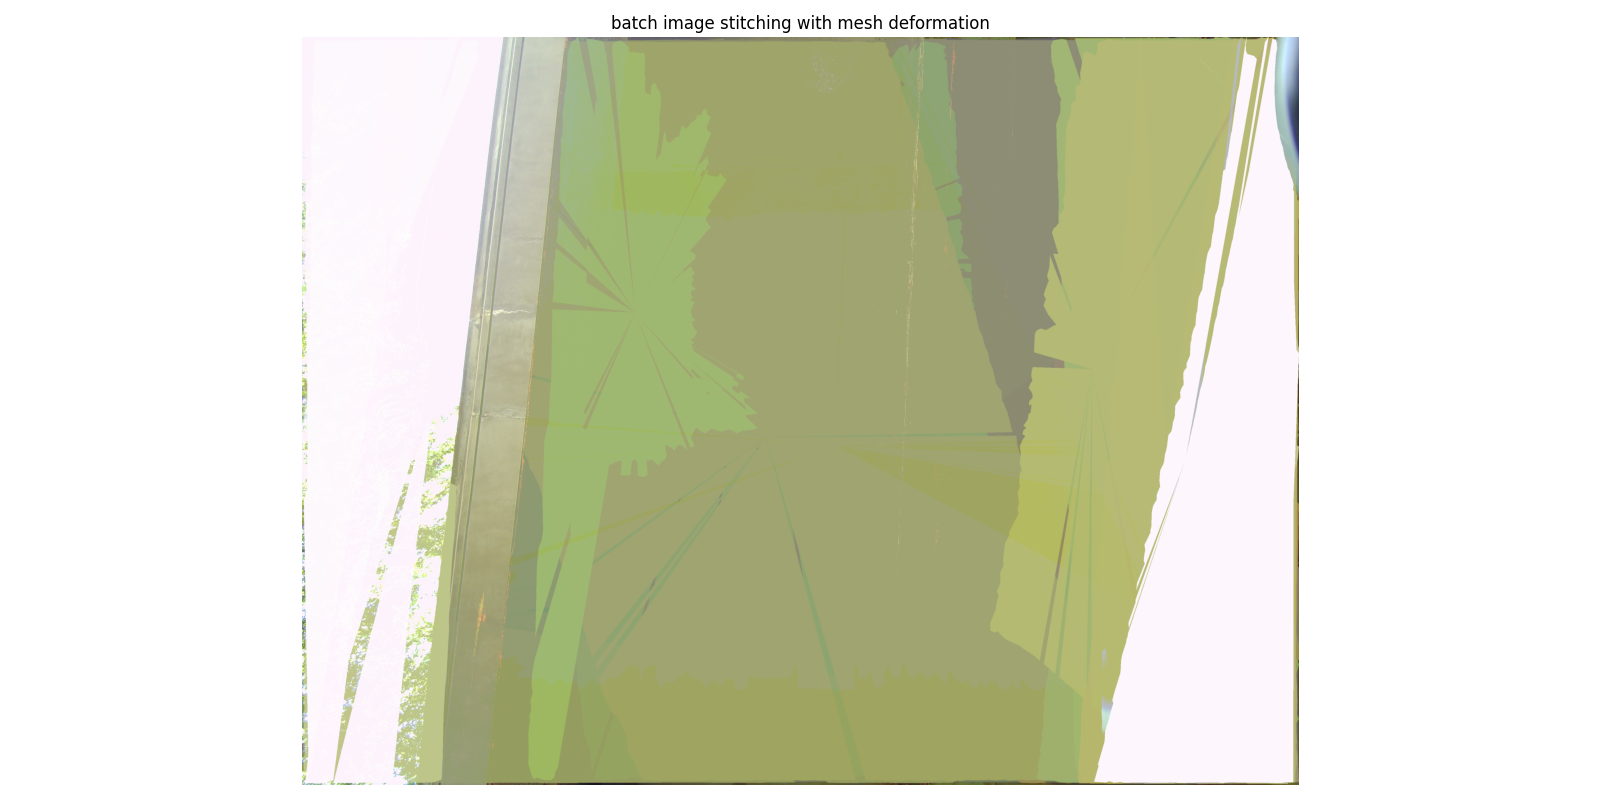

Write the Python code that produced this figure.
import cv2
import numpy as np
import os
from matplotlib import pyplot as plt

def warp_image_by_triangles(img, triangles, coords, H):
    h, w = img.shape[:2]
    warped = np.zeros_like(img)

    for tri, (x, y) in zip(triangles, coords):
        V0, V1, _ = tri
        cV0 = cv2.perspectiveTransform(V0.reshape(1, 1, 2), H)[0, 0]
        cV1 = cv2.perspectiveTransform(V1.reshape(1, 1, 2), H)[0, 0]

        vec = cV1 - cV0
        rot90 = np.array([-vec[1], vec[0]])
        cV2 = cV0 + x * vec + y * rot90
        src_tri = np.float32([V0, V1, tri[2]])
        dst_tri = np.float32([cV0, cV1, cV2])
        M = cv2.getAffineTransform(src_tri, dst_tri)
        mask = np.zeros((h, w), dtype = np.uint8)
        cv2.fillConvexPoly(mask, np.int32(src_tri), 255)
        warped_part = cv2.warpAffine(img, M, (w, h))
        warped[mask > 0] = warped_part[mask > 0]
    return warped

image_dir ="c:/Users/robot/Desktop/bridgeModels/00002/bridgeModel/pictureset_0/in"
contour_dir = "./contour"
mesh_dir = "./triangle_meshes"

img_files = sorted([f for f in os.listdir(image_dir) if f.endswith(".jpg")])
stitched = None
base_H = np.eye(3)

for i in range(len(img_files)):
    img_name = img_files[i]
    img_path = os.path.join(image_dir, img_name)
    img = cv2.imread(img_path)

    print(f"processing {img_name}")

    if i == 0:
        stitched = img.copy()
        continue

    prev_img = cv2.imread(os.path.join(image_dir, img_files[i-1]))
    gray1 = cv2.cvtColor(prev_img, cv2.COLOR_BGR2GRAY)
    gray2 = cv2.cvtColor(img, cv2.COLOR_BGR2GRAY)

    sift = cv2.SIFT_create()
    kp1, des1 = sift.detectAndCompute(gray1, None)
    kp2, des2 = sift.detectAndCompute(gray2, None)

    bf = cv2.BFMatcher()
    if des1 is None or des2 is None:
        print(F"skip")
        continue
    
    matches = bf.knnMatch(des1, des2, k=2)
    good = [m[0] for m in matches if len(m) == 2 and m[0].distance < 0.7 * m[1].distance]

    if len(good) < 4:
        print(f"failed")
        continue

    pts1 = np.float32([kp1[m.queryIdx].pt for m in good])
    pts2 = np.float32([kp2[m.trainIdx].pt for m in good])
    H, _ = cv2.findHomography(pts2, pts1, cv2.RANSAC)

    if H is None:
        print(f"homography calculation failed for {img_name}")
        continue
    if base_H.shape != (3, 3) or H.shape != (3, 3):
        print(f"incorrect homography matrix shapes: base_H:{base_H.shape}, H:{H.shape}")
        continue

    name = os.path.splitext(img_name)[0]
    tri_path = os.path.join(mesh_dir, f"{name}_triangles.npy")
    coord_path = os.path.join(mesh_dir, f"{name}_coords.npy")

    if not os.path.exists(tri_path) or not os.path.exists(coord_path):
        print(f"missing")
        continue

    triangles = np.load(tri_path)
    coords = np.load(coord_path)

    base_H = base_H @ H

    warped = warp_image_by_triangles(img, triangles, coords, base_H)

    stitched = np.maximum(stitched, warped)

plt.figure(figsize=(16, 8))
plt.imshow(cv2.cvtColor(stitched, cv2.COLOR_BGR2RGB))
plt.title("batch image stitching with mesh deformation")
plt.axis("off")
plt.tight_layout()
plt.show()
